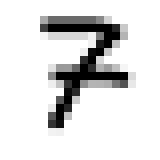
#> input picture API/images/7.png, 20 x 20 px (shown 8 times larger)
$ jupyter execute --allow-errors 'Retrieving multiple numbers from one image.ipynb'   (shell and % lines are left out)
#> lines starting #> are read from the running program, lines starting #| are printed output that depends on the picture
[cell 1]
print(__doc__)

[cell 2]
# Standard scientific Python imports
import matplotlib.pyplot as plt
from matplotlib import colors as mcolors

# Import datasets, classifiers and performance metrics
from sklearn import datasets, svm, metrics

from skimage import measure
from skimage import io
from skimage.transform import resize
from skimage.filters import inverse

[cell 3]
percentage_treshold = 0.02 # Min percentage of the symbol size compared to canvas size

#> (a cell that did not finish here is left out)

# Classify new instance

[cell 5]
# Load New image in wrong size

number_7 = io.imread('images/7.png')[:, :, 0]
#> number_7: shape (20, 20); min 0, max 255, mean 221.5
#> (the rest of this cell did not finish here and is left out)

[cell 6]
# Crop an array given x_0 and y_0 with an with and height
def crop_image(image, y_min, height, x_min, width):
    y_min = int(y_min)
    height = int(height)
    x_min = int(x_min)
    width = int(width)

    return image[y_min:y_min+height , x_min:x_min+width,]

# Find smallest square box surrounding a number

[cell 7]
# Remove whitspace around a number
contours_7 = measure.find_contours(number_7, 0)
#> contours_7 = 6 point arrays, longest 17 points

# Get extreme values of the contours
#> (the rest of this cell did not finish here and is left out)

# Add rows or columns to make a square image

#> (a cell that did not finish here is left out)

#> (a cell that did not finish here is left out)

## Classify multiple numbers in one image

[cell 10]
# Load New image in wrong size

number_73 = io.imread('images/73.png')[:, :, 0]
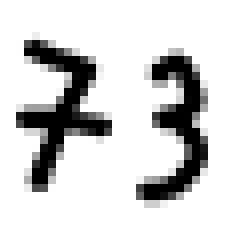
#> input picture API/images/73.png, 30 x 30 px (shown 8 times larger)
#> number_73: shape (30, 30); min 0, max 255, mean 211.5
#> (the rest of this cell did not finish here and is left out)

[cell 11]
# Remove whitspace around a number
contours_73 = measure.find_contours(number_73, 0.10)
#> contours_73 = 2 point arrays, longest 81 points
color = ['r', 'b', 'g', ]
color = list(mcolors.BASE_COLORS.values())

crop_list = []
#> (the rest of this cell did not finish here and is left out)

[cell 12]
# Get size of the original image
original_size_y, original_size_x = number_73.shape
#> original_size_y = 30; original_size_x = 30
count_dropped = 0

for crop in crop_list:

    # Crop image
    number_73_crop = crop_image(number_73, crop['y_min'], crop['height'], crop['x_min'], crop['width'])

    if((crop['height']*crop['width'])/(original_size_y*original_size_x) < percentage_treshold):
        count_dropped += 1
        continue

    print('Percentage of crop / entire canvas {0:.2%}'.format((crop['height']*crop['width'])/(original_size_y*original_size_x)))

    # Plot cropped image
    plt.imshow(number_73_crop,cmap=plt.cm.gray_r, interpolation='nearest')
    plt.title('Cropped number')
    plt.show()

    # Prepend and append white vertical white lines on each side to make it a square
    if(crop['height'] > crop['width']):
        ny,nx = number_73_crop.shape

        # Divide the differences between height and width by 2 since there are two lines added each iteration
        for x in range(0, int((crop['height']-crop['width'])/2)):

            # Add two lines, one on each side
            number_73_crop = np.c_[np.zeros(int(ny)), number_73_crop, np.zeros(int(ny))]

    # Prepend and append white horizontal white lines on each side to make it a square
    if(width > height):
        ny,nx = number_73_crop.shape

        # Divide the differences between height and width by 2 since there are two lines added each iteration
        for x in range(0, int((width-height)/2)):
            # Add two lines, one on each side
            number_73_crop = np.append(np.zeros([1, int(nx)]), number_73_crop, axis=0)
            number_73_crop = np.append(number_73_crop, np.zeros([1, int(nx)]), axis=0)

    # Plot cropped squared image
    plt.imshow(number_73_crop,cmap=plt.cm.gray_r, interpolation='nearest')
    plt.title('Make corpped image a square')
    plt.show()

    # Plot resized image
    number_73_crop_resize = resize(number_73_crop, output_shape=(8, 8))
    plt.imshow(number_73_crop_resize, cmap=plt.cm.gray_r)
    plt.title('Resized image for classifier')
    plt.show()

    # Classify resized image
    number_73_crop_resize_reshape = np.array(number_73_crop_resize).flatten().reshape(1, -1)
    print('Number classified: {0}'.format(classifier.predict(number_73_crop_resize_reshape)[0]))
#> after the loop, count_dropped = 0


print('\n\n{0} contours dropped'.format(count_dropped))
#| 0 contours dropped

#  Try some more numbers

[cell 13]
# Load New image in wrong size

number_73 = io.imread('images/numbers.png')[:, :, 0]
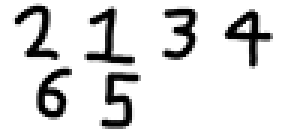
#> input picture API/images/numbers.png, 100 x 45 px (shown 3 times larger)
#> number_73: shape (45, 100); min 0, max 255, mean 223.2
#> (the rest of this cell did not finish here and is left out)

[cell 14]
# Remove whitspace around a number
contours_73 = measure.find_contours(number_73, 0.10)
#> contours_73 = 8 point arrays, longest 91 points
color = ['r', 'b', 'g', ]
color = list(mcolors.BASE_COLORS.values())

crop_list = []
#> (the rest of this cell did not finish here and is left out)

[cell 15]
# Get size of the original image
original_size_y, original_size_x = number_73.shape
#> original_size_y = 45; original_size_x = 100
count_dropped = 0

for crop in crop_list:

    # Crop image
    number_73_crop = crop_image(number_73, crop['y_min'], crop['height'], crop['x_min'], crop['width'])

    if((crop['height']*crop['width'])/(original_size_y*original_size_x) < percentage_treshold):
        count_dropped += 1
        continue

    print('Percentage of crop / entire canvas {0:.2%}'.format((crop['height']*crop['width'])/(original_size_y*original_size_x)))


    # Prepend and append white vertical white lines on each side to make it a square
    if(crop['height'] > crop['width']):
        ny,nx = number_73_crop.shape

        # Divide the differences between height and width by 2 since there are two lines added each iteration
        for x in range(0, int((crop['height']-crop['width'])/2)):

            # Add two lines, one on each side
            number_73_crop = np.c_[np.zeros(int(ny)), number_73_crop, np.zeros(int(ny))]

    # Prepend and append white horizontal white lines on each side to make it a square
    if(width > height):
        ny,nx = number_73_crop.shape

        # Divide the differences between height and width by 2 since there are two lines added each iteration
        for x in range(0, int((width-height)/2)):
            # Add two lines, one on each side
            number_73_crop = np.append(np.zeros([1, int(nx)]), number_73_crop, axis=0)
            number_73_crop = np.append(number_73_crop, np.zeros([1, int(nx)]), axis=0)

    # Plot cropped squared image
    plt.imshow(number_73_crop,cmap=plt.cm.gray_r, interpolation='nearest')
    plt.title('Make corpped image a square')
    plt.show()


    # Classify resized image
    number_73_crop_resize_reshape = np.array(number_73_crop_resize).flatten().reshape(1, -1)
    print('Number classified: {0}'.format(classifier.predict(number_73_crop_resize_reshape)[0]))
#> after the loop, count_dropped = 0

print('\n\n{0} contours dropped'.format(count_dropped))
#| 0 contours dropped
